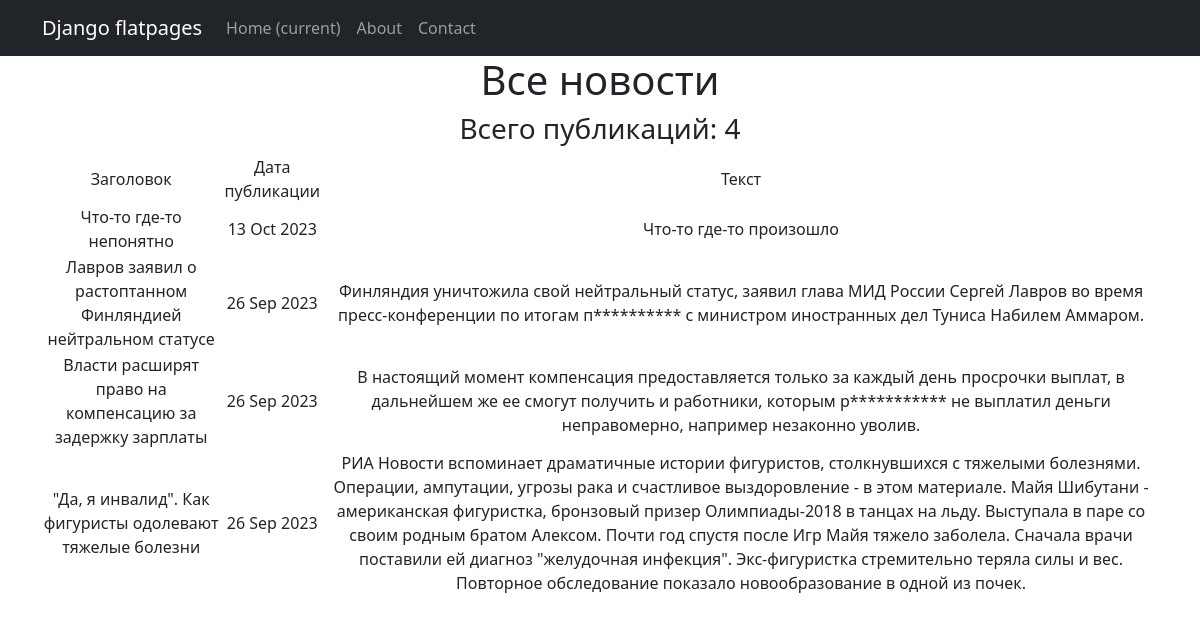
The page /news/ on the database as committed earlier.
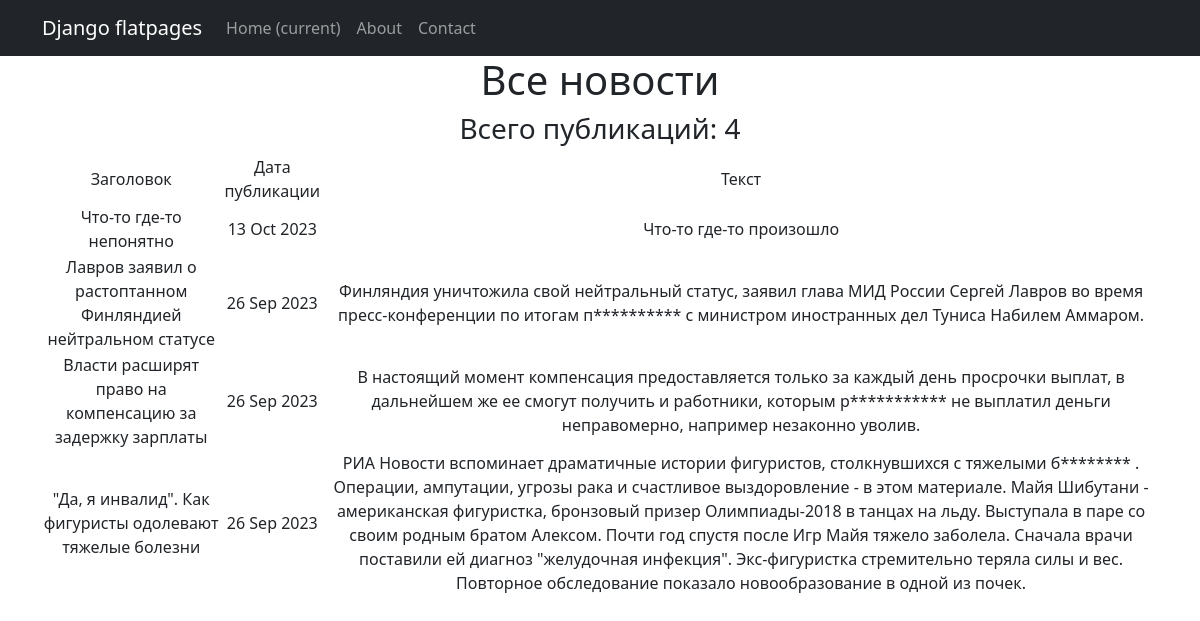
The same page on the database as committed later.
### NewsPortal/models.py (models this page shows, shortened)
class Post(models.Model):
    NEWS = 'NW'
    ARTICLE = 'AR'
    CATEGORY = [(NEWS, 'Новость'),
                (ARTICLE, 'Статья')
                ]
    category_post = models.CharField(max_length=2, choices=CATEGORY, default=ARTICLE)
    date_time = models.DateTimeField(auto_now_add=True)
    title = models.CharField(max_length=255)
    text = models.TextField()
    rating = models.SmallIntegerField(default=0)
    author = models.ForeignKey(Author, on_delete=models.CASCADE)
    category = models.ManyToManyField(Category, through='PostCategory', related_name='article')

### NewsPortal/views.py (the view)
# urls.py: path('', PostList.as_view()),
class PostList(ListView):
    model = Post
    ordering = '-date_time'
    template_name = 'news.html'
    context_object_name = 'news'

### NewsPortal/templatetags/custom_filters.py (called while the page is built)
@register.filter()
def censor(text):
    words = text.split()
    censor_list = []
    for word in words:
        if word.lower() in bad_words:
            censor_word = word[0] + '*' * (len(word) - 1)
            censor_list.append(censor_word)
        else:
            censor_list.append(word)
    return ' '.join(censor_list)

### templates/news.html (shortened to what this page needs)
{% extends 'flatpages/default.html' %}
{% load custom_filters %}
{% block content %}
<h1>Все новости</h1>
<h3> Всего публикаций: {{ news|length}} </h3>
    {% if news %}
        <table>
            <tr>
                <td>Заголовок</td>
                <td>Дата публикации</td>
                <td>Текст</td>
            </tr>
            {% for i in news %}
            <tr>
                <td>{{ i.title }}</td>
                <td>{{ i.date_time|date:'d M Y' }}</td>
                <td>{{ i.text|censor }}</td>
            </tr>
            {% endfor %}
        </table>
    {% else %}
        Новостей нет!
    {% endif %}
{% endblock content %}

### templates/flatpages/default.html (shortened to what this page needs)
<!DOCTYPE html>
<html lang="en">
    <head>
        {% load static %}
        <link href="{% static 'css/styles.css' %}" rel="stylesheet" />
    </head>
    <body>
        <nav class="navbar navbar-expand-lg navbar-dark bg-dark static-top">
   <div class="container">
       <a class="navbar-brand" href="#">Django flatpages</a>
       <div class="collapse navbar-collapse" id="navbarResponsive">
           <ul class="navbar-nav ml-auto">
               <li class="nav-item active">
                   <a class="nav-link" href="#">Home
                       <span class="sr-only">(current)</span>
                   </a>
               </li>
               <li class="nav-item">
                   <a class="nav-link" href="/about/">About</a>
               </li>
               <li class="nav-item">
                   <a class="nav-link" href="/contacts/">Contact</a>
               </li>
           </ul>
       </div>
   </div>
</nav>
        <div class="container">
   <div class="row">
       <div class="col-lg-12 text-center">
           {% block content %}{% endblock content %}
       </div>
   </div>
</div>
    </body>
</html>

Rows that differ between the two databases and show on the page:
changed Post "\"Да, я инвалид\". Как фигуристы одолевают тяжелые болезни": text|censor "…фигуристов, столкнувшихся с тяжелыми болезнями. Операции, ампутации, угрозы рака…" → "…фигуристов, столкнувшихся с тяжелыми б******** . Операции, ампутации, угрозы рака…"
